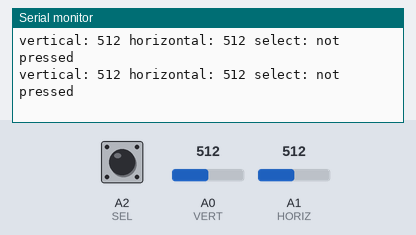
This sketch was run on a simulated Arduino Uno, built with avr-gcc and run on an emulated ATmega328P. Shown: the last lines printed to the serial monitor. The inputs (shaded band) are chosen by the test bench; at power-on: A0 (VERT) = 512, A1 (HORIZ) = 512, A2 (SEL) HIGH.

Above: at 1.2 s.
1.3 s: A0 (VERT) set to 106
At 1.39 s:
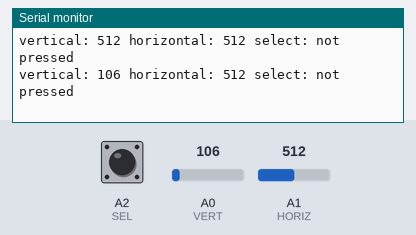
4.3 s: A0 (VERT) set to 90
At 4.31 s:
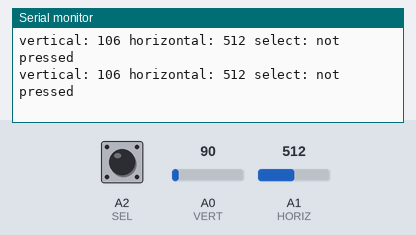
7.3 s: A1 (HORIZ) set to 110
At 7.33 s:
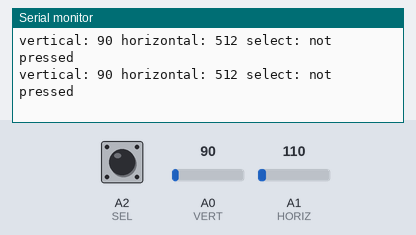
10.3 s: A1 (HORIZ) set to 91
At 10.34 s:
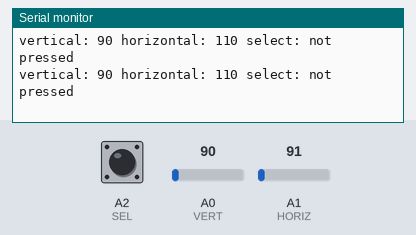
Timing chart, 0 to 13.3 s (numbered marks = the images above; inputs shaded):
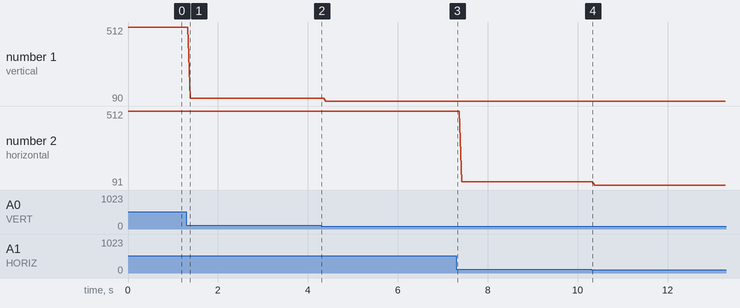

Measured:
- after the input at 1.3 s, the serial monitor: prints a new line after 0.08 s (image 1)
- plotted number 1: 512 → 106 after the input at 1.3 s, 106 → 90 after the input at 4.3 s
- plotted number 2: 512 → 110 after the input at 7.3 s, 110 → 91 after the input at 10.3 s

The sketch:

Joystick_Operation.ino
```cpp
/*
Arduino Bootcamp

- Joystick Operation

  This sketch shows the basic operation of a Thumb Joystick
  The joystick outputs two analog voltages (VERT and HORIZ), and one digital signal (SEL) for the pushbutton.

  Connections to joystick (change if you use different pins):

by: Lee Assam

*/

const int VERT = A0; // analog
const int HORIZ = A1; // analog
const int SEL = A2; // digital

// Also connect the joystick VCC to Arduino 5V, and joystick GND to Arduino GND.

// This sketch outputs serial data at 9600 baud (open Serial Monitor to view).

void setup()
{
  // make the SEL line an input
  pinMode(SEL,INPUT);
  // turn on the pull-up resistor for the SEL line (see http://arduino.cc/en/Tutorial/DigitalPins)
  digitalWrite(SEL,HIGH);

  // set up serial port for output
  Serial.begin(9600);
}

void loop()
{
  int vertical, horizontal, select;

  // read all values from the joystick

  vertical = analogRead(VERT); // will be 0-1023
  horizontal = analogRead(HORIZ); // will be 0-1023
  select = digitalRead(SEL); // will be HIGH (1) if not pressed, and LOW (0) if pressed

  // print out the values

  Serial.print("vertical: ");
  Serial.print(vertical,DEC);
  Serial.print(" horizontal: ");
  Serial.print(horizontal,DEC);
  Serial.print(" select: ");
  if(select == HIGH)
    Serial.println("not pressed");
  else
    Serial.println("PRESSED!");
}
```
